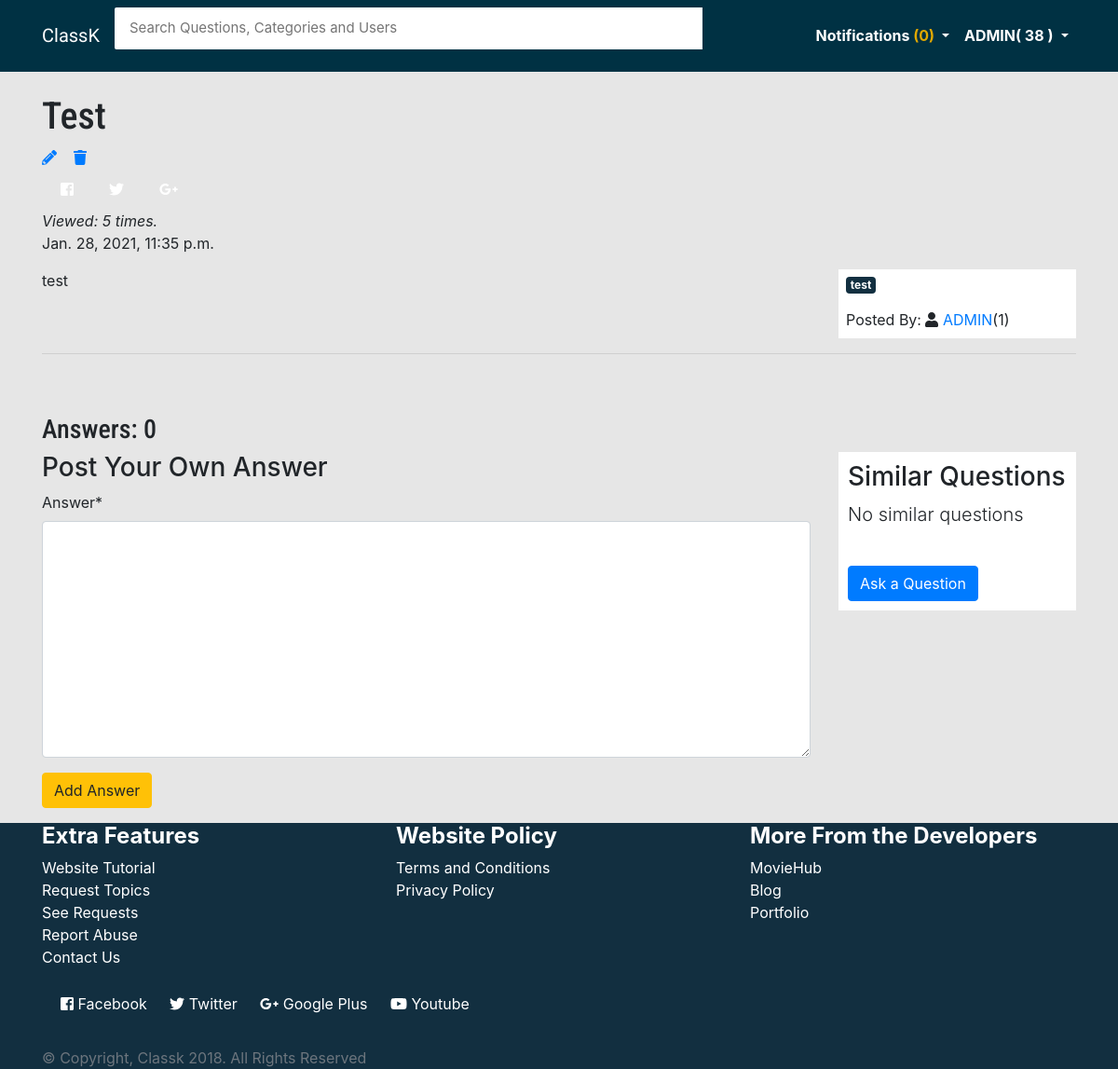
The app's page /details/test (signed in) with its own data.
### main/models.py (models this page shows, shortened)
class Question(models.Model):
    user = models.ForeignKey(User, on_delete=models.CASCADE)
    title = models.CharField(max_length=150, default=None)
    description = models.TextField(max_length=3000)
    slug = models.SlugField(max_length=140, unique=True)
    date = models.DateTimeField(null=True, default=timezone.now())
    category = models.ForeignKey(Category, null=True, default=None, on_delete=models.CASCADE)
    satisfied = models.BooleanField(default=False)
    viewed = models.IntegerField(default=0)
    def save(self, *args, **kwargs):
        if not self.slug:
            self.slug = self._get_unique_slug()
        super().save()

class Category(models.Model):
    category = models.CharField(max_length=50)
    def __str__(self):
        return self.category

### main/views.py (the view, shortened to what this page needs)
# urls.py: url(r'^details/(?P<slug>[.\-\w]+)$', views.details, name='details'),
def details(request, slug):
    if request.user.is_authenticated:
        notifications = Notification.objects.filter(user=request.user, read=False)
        notif_counts = notifications.count()
        points = Profile.objects.get(user=request.user)
        score = points.points
    else:
        notifications = 'None'
        notif_counts = 0
        points = 'None'
        score = 0
    question = Question.objects.get(slug=slug)
    answers = Answer.objects.filter(question_id=question.id)
    cot = answers.count()
    similar = Question.objects.filter(category=question.category)
    final = similar.exclude(title=question.title).order_by('-date')[:5]
    initial_views = 0
    question.viewed = int(question.viewed) + 1
    question.save()
    viewed = question.viewed
    questions_by_the_user = Question.objects.filter(user=question.user).count()
    satisfied_answers = Answer.objects.filter(question_id = question.id, satisfied=True)
    no_review_answers = Answer.objects.filter(question_id=question.id, satisfied=False)
    cats = Category.objects.all()[:5]
    form = AnswerForm(request.POST or None)
    if request.user.is_authenticated:
        notification = Notification.objects.filter(user=request.user, read=False)
        for n in notification:
            if n.question.slug == slug:
                n.read = True
                n.save()
    context = {
        'question': question,
        'answers':answers,
        'cot': cot,
        'final': final,
        'questions_by_the_user': questions_by_the_user,
        'viewed': viewed,
        'satisfied_answers': satisfied_answers,
        'no_review_answers': no_review_answers,
        'cats':cats,
        'notifications': notifications,
        'notif_counts':notif_counts,
        'points': points,
        'score':score,
        'form': form
    }
    return render(request, 'main/detail.html', context)

### main/forms.py
class AnswerForm(forms.ModelForm):
    class Meta:
        model = Answer
        fields = ('answer',)

### main/templates/main/detail.html (shortened to what this page needs)
{% extends 'main/base.html' %}
{% load crispy_forms_tags %} {% block content %}
<div class="container">
    <div class="row">
        <div class="col-md-10">
            <br>
            <h1 id="titleq">{{ question.title }}</h1>
            {% if question.user == request.user %}
            <a href="{% url 'main:edit' question.slug %}" data-toggle="tooltip" data-placement="top" title="Edit Question">
                <i class="fas fa-pencil-alt"></i>
            </a>&nbsp;&nbsp;
            <a onclick="return confirm('Are you sure you want to delete this question?')" href="{% url 'main:delete' question.slug %}"
                data-toggle="tooltip" data-placement="top" title="Delete Question">
                <i class="fas fa-trash"></i>
            </a>
            {% endif %}
            <br>
            <div class="social-media-links" style="padding:10px;">
                <a href="http://www.facebook.com/sharer/sharer.php?u=http://classk.herokuapp.com{{ request.get_full_path|urlencode }}" target="_blank"> <i class="fab fa-facebook-square"></i> </a>
                &nbsp;&nbsp;<a href="https://twitter.com/home?status=https://classk.heokuapp.com{{ request.get_full_path|urlencode }}" target="_blank"> <i class="fab fa-twitter"></i>  </a>
                &nbsp;&nbsp; <a href="https://plus.google.com/share?url=http://classk.herokuapp.com{{ request.get_full_path|urlencode }}" target="_blank"> <i class="fab fa-google-plus-g"></i> </a>
            </div>
            <i>Viewed: {{ viewed }} times.</i>
            <p>{{ question.date }}</p>
        </div>
    </div>
    <div class="row">
        <div class="col-md-9">
            <p>{{ question.description }}</p>
        </div>
        <div class="col-md-3">
            <div class="box">
                <a href="{% url 'main:filter' question.category %}">
                    <p class="badge text-white" style="background:#122f40;">{{ question.category }}</p>
                </a>
                <br> Posted By:
                <i class="fas fa-user"></i>
                <a href="{% url 'accounts:profile' question.user %}" id="links">{{ question.user|upper }}</a>({{questions_by_the_user}})
            </div>
        </div>
    </div>
    <hr>
        <br>
    <br>
    <h3 class="text-left" id="titleq">Answers: {{ cot }}</h3>
    <div class="row">
        <div class="col-md-9">
            <h3>Post Your Own Answer</h3>
            {% if request.user.is_authenticated %}
            <form action="" method="post" id="post-form">
                {% csrf_token %} {{form |crispy}}
                <input type="submit" value="Add Answer" class="btn btn-md btn-warning">
            </form>
            {% else %}
                <a href="{% url 'accounts:login' %}?next=/details/{{question.slug}}" class="btn btn-md btn-danger">Add Answer</a>
                <br>
                <br>
            {% endif %}
        </div>
        <div class="col-md-3">
            <div style="background-color:white; padding:10px;">
                <h3>Similar Questions</h3>
                <ul>
                    {% if final %} {% for f in final %}
                    <a href="{% url 'main:details' f.slug %}" id="links">
                        <li style="list-style-type:none;">{{ f.title }}</li>
                    </a>
                    {% endfor %} {% else %}
                    <p class="lead">No similar questions</p>
                    {% endif %}
                </ul>
                <br>
                <a href="{% url 'main:ask-question' %}" class="btn btn-md btn-primary">Ask a Question</a>
            </div>
            <br>
        </div>
    </div>
</div>
{% endblock %}

### main/templates/main/base.html (shortened to what this page needs)
<html lang="en">
<head>
    <link href="https://maxcdn.bootstrapcdn.com/bootstrap/4.0.0/css/bootstrap.min.css" rel="stylesheet"
> {% load static %}
    <link rel="stylesheet" href="{% static 'css/main.css' %}">
    <link href="https://maxcdn.bootstrapcdn.com/font-awesome/4.7.0/css/font-awesome.min.css" rel="stylesheet"
>
</head>
<body>
    <header>
        <nav class="navbar navbar-expand-lg navbar-light" style="background-color:#003143;">
            <div class="container">
                <a class="navbar-brand text-white" href="{% url 'main:home' %}" id="brand">ClassK</span>
                </a>
                <div class="collapse navbar-collapse" id="navbarNav">
                    <div class="bam-navbar-search smallsearch col-sm-8 col-xs-11">
                        <form action="{% url 'main:home' %}" method="get" class="row">
                            <input class="bam-navbar-input col-md-11" type="search" placeholder="Search Questions, Categories and Users" name="q" , value="">
                        </form>
                    </div>
                    <ul class="nav navbar-nav ml-auto w-100 justify-content-end" id="item">
                        {% if user.is_authenticated %}
                        <li class="nav-item dropdown">
                            <a class="nav-link dropdown-toggle" href="#" id="navbarDropdownMenuLink" data-toggle="dropdown" aria-haspopup="true" aria-expanded="false"
                                style="color:white;">
                                <strong>Notifications
                                    <span style="color:#E0A800;">({{ notif_counts }})</span>
                                </strong>
                            </a>
                        </li>
                        <li class="nav-item dropdown">
                            <a class="nav-link dropdown-toggle" href="#" id="navbarDropdownMenuLink" data-toggle="dropdown" aria-haspopup="true" aria-expanded="false"
                                style="color:white;">
                                <strong> {{ user.username|upper }}( {{ score }} )</strong>
                            </a>
                        </li>
                        {% endif %}
                    </ul>
                </div>
            </div>
        </nav>
    </header>
    {% block content %} {% endblock %}
    <footer class="footer">
        <div class="container" id="contents-footer">
            <div class="row">
                <div class="col-md-4">
                    <h4>
                        <strong>Extra Features</strong>
                    </h4>
                    <ul class="list-contents">
                        <a href="{% url 'main:tutorial' %}">
                            <li>Website Tutorial</li>
                        </a>
                        <a href="{% url 'main:request_topic' %}">
                            <li>Request Topics</li>
                        </a>
                        <a href="{% url 'main:display_request' %}">
                            <li>See Requests</li>
                        </a>
                        <a href="#">
                            <li>Report Abuse</li>
                        </a>
                        <a href="{% url 'main:contact' %}">
                            <li> Contact Us</li>
                        </a>
                    </ul>
                </div>
                <div class="col-md-4">
                    <h4>
                        <strong>Website Policy</strong>
                    </h4>
                    <ul class="list-contents">
                        <a href="#">
                            <li>Terms and Conditions</li>
                        </a>
                        <a href="#">
                            <li>Privacy Policy</li>
                        </a>
                    </ul>
                </div>
                <div class="col-md-4">
                    <h4>
                        <strong>More From the Developers</strong>
                    </h4>
                    <ul class="list-contents">
                        <a href="#">
                            <li>MovieHub</li>
                        </a>
                        <a href="#">
                            <li>Blog</li>
                        </a>
                        <a href="#">
                            <li>Portfolio</li>
                        </a>
                    </ul>
                </div>
            </div>
            <div class="social-media-links">
                <a href="https://www.facebook.com/whysoserious13" target="_blank"> <i class="fab fa-facebook-square"></i> Facebook</a>
                <a href="https://twitter.com/techinov22" target="_blank"> <i class="fab fa-twitter"></i>  Twitter</a>
                <a href="https://plus.google.com/u/0/113475651357673842065" target="_blank"> <i class="fab fa-google-plus-g"></i>  Google Plus</a>
                <a href="https://www.youtube.com/c/onthir" target="_blank"> <i class="fab fa-youtube"></i>  Youtube</a>
            </div>
             <br>
            <span class="text-muted text-center">&copy; Copyright, Classk 2018. All Rights Reserved</span>
        </div>
    </footer>
</body>
</html>

### account/static/css/main.css (style rules this page uses)
body { background: #e6e6e6; }
.bam-navbar-input { padding: 11px 16px; border-radius: 2px 0 0 2px; border: 0 none; outline: 0 none; font-size: 15px; }
#links { text-decoration: none; }
#brand { font-family: 'Francois One', sans-serif; }
#titleq { font-family: 'Roboto Condensed', sans-serif; }
.box { padding: 8px; background: white; text-decoration: none; }
#contents-footer { color: white; }
.footer { background-color: #122f40; }
.list-contents li { list-style-type: none; }
.list-contents a { text-decoration: none; color: white; }
ul { padding: 0; }
.social-media-links { padding: 10px; }
.social-media-links a { text-decoration: none; color: white; padding: 10px; }

### records on screen
Question: title "Test", date "Jan. 28, 2021, 11:35 p.m.", description "test", category "test", user "ADMIN"

### other values on screen
{{ notif_counts }} "0"
{{ user.username|upper }} "ADMIN"
{{ score }} "38"
{{ viewed }} "5"
{{ questions_by_the_user }} "1"
{{ cot }} "0"
